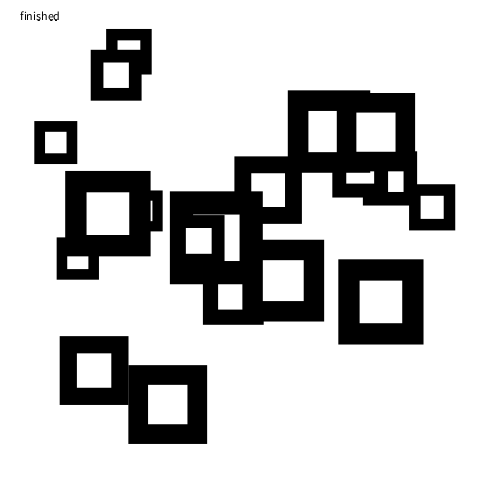
Frame 1 (no input)
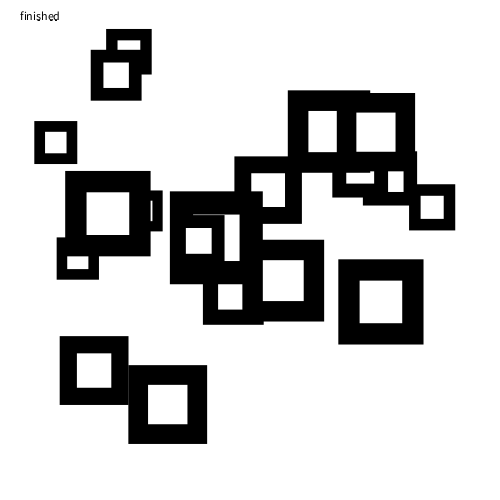
Frame 60 (the mouse pressed at the canvas centre just before this capture)
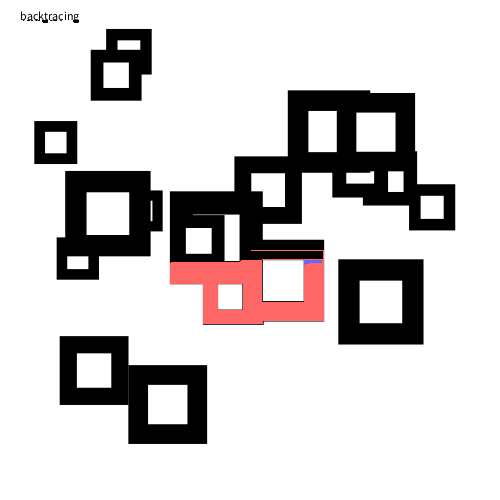
Frame 120 (the mouse held since frame 60 and released just before this capture)

The Processing sketch that drew these frames (run headless with seeded random() and noise(); from frame 60 on, the mouse is pressed at the canvas centre):

// Processing sketch: coding_gestalt__exercise_02_04__filling_shapes
// ── coding_gestalt__exercise_02_04__filling_shapes.pde
///////////////////////////////////////////////////
//                                               //
//  CODING GESTALT  -   GESTALTING CODE          //
//  Lecture 02      -   Excercise 04             //
//                                               //
///////////////////////////////////////////////////
//                                               //
//                                               //
//                FILLING SHAPES                 //
//                                               //
//                                               //
///////////////////////////////////////////////////
//                                               //
//  Implement a filling function in              //
//  >>> moore_fill.pde <<<                       //
//  that uses a moore neighborhood for filling   //
//  a region                                     //
//                                               //
///////////////////////////////////////////////////

import java.util.Stack;

color fg_color = #000000;
color bg_color = #ffffff;
color fill_color = #ff6666;
color track_color = #6666ff;

int speed = 100;
final int FALSE = 0, TRUE = 1, MAYBE = -1;
  
NeumannFill fl;

void setup() {
  size(500, 500);
  reset();
}

void reset() {
  
  // draw something to be filled
  background(bg_color);
  for(int i = 0; i < 20; i++) {
    
    float r = random(40, 100);
    float x = random(r, width - r);
    float y = random(r, height - r);
    
    rectMode(CENTER);
    
    fill(fg_color); noStroke();
    rect(x, y, r, r);
    fill(bg_color);
    rect(x, y, r/2, r/2);
    
  }
  
  // reset our fill tool
  fl = new NeumannFill();
  
}

void draw() {
  for(int i = 0; i < speed; i++) {
    
    int next = fl.hasNext();
    
    switch(next) {
      
      case TRUE:
       label("filling");
        int[] v = fl.getNext();
        set(v, fill_color);
      break;
      
      case MAYBE:
        label("backtracing");
        set(fl.pos, track_color);
        break;
        
      case FALSE:
        label("finished");
        break;
      
    }
  }
}


// modifying get + set to accomodate for vectors ( implemented as int[] arrays ) 
color get(int[] v) {
  return get(v[0], v[1]); 
}

void set(int[] v, color c) {
  set(v[0], v[1], c);
}


// draw a label
void label(String txt) {
  fill(bg_color); rect(0, 0, width, 40);
  fill(fg_color); text(txt, 20, 20); 
}

////////////////// interaction  ////////////////// 

void keyPressed() {
  reset(); 
}
void mousePressed() {
  fl.setStart(mouseX, mouseY);
}



// ── neumann_fill.pde

class NeumannFill {

  Stack<int[]> trace = new Stack();

  int[] pos = {
    -1, -1
  };

  // set the origin of the filling spree
  void setStart(int x, int y) {
    pos = new int[] { 
      x, y
    };
  }

  // from left to right 
  /* int[][] getNeighbors() {
   int x = pos[0];
   int y = pos[1];
   int[][] nbs = new int[8][];
   nbs[0] = new int[] { x - 1, y };
   nbs[1] = new int[] { x - 1, y - 1 };
   nbs[2] = new int[] { x, y - 1 };
   nbs[3] = new int[] { x - 1, y + 1 };
   nbs[4] = new int[] { x + 1, y };
   nbs[5] = new int[] { x + 1, y + 1 };
   nbs[6] = new int[] { x, y + 1 };
   nbs[7] = new int[] { x + 1, y - 1 };
   return nbs;
   }*/

  // going up 45°from left to right 
 /* int[][] getNeighbors() {
    int x = pos[0];
    int y = pos[1];
    int[][] nbs = new int[8][];
    nbs[0] = new int[] {x - 1, y};
    nbs[1] = new int[] {x - 1, y + 1};
    nbs[2] = new int[] {x, y + 1};
    nbs[3] = new int[] {x + 1, y + 1};
    nbs[4] = new int[] {x + 1, y};
    nbs[5] = new int[] {x + 1, y - 1};
    nbs[6] = new int[] {x, y - 1};
    nbs[7] = new int[] {x - 1, y - 1};
    return nbs;
  }*/
  
  // going up 45°from right to left 
  /*int[][] getNeighbors() {
    int x = pos[0];
    int y = pos[1];
    int[][] nbs = new int[8][];
    nbs[0] = new int[] {x, y +1};
    nbs[1] = new int[] {x + 1, y + 1};
    nbs[2] = new int[] {x, y + 1};
    nbs[3] = new int[] {x + 1, y - 1};
    nbs[4] = new int[] {x, y - 1};
    nbs[5] = new int[] {x - 1, y - 1};
    nbs[6] = new int[] {x - 1, y};
    nbs[7] = new int[] {x - 1, y + 1};
    return nbs;
  }*/
  
  // going up in 45° 
 /*int[][] getNeighbors() {
    int x = pos[0];
    int y = pos[1];
    int[][] nbs = new int[7][];
    nbs[0] = new int[] {x - 1, y + 1};
    nbs[1] = new int[] {x, y + 1};
    nbs[2] = new int[] {x + 1, y + 1};
    nbs[3] = new int[] {x + 1, y};
    nbs[4] = new int[] {x + 1, y - 1};
    nbs[5] = new int[] {x, y - 1};
    nbs[6] = new int[] {x - 1, y - 1};
    nbs[7] = new int[] {x -1, y};
    return nbs;
  }*/
  
  // rising up 
  int[][] getNeighbors() {
   int x = pos[0];
   int y = pos[1];
   int[][] nbs = new int[8][];
   nbs[0] = new int[] { x + 1, y };
   nbs[1] = new int[] { x + 1, y + 1 };
   nbs[2] = new int[] { x, y + 1 };
   nbs[3] = new int[] { x - 1, y + 1 };
   nbs[4] = new int[] { x - 1, y };
   nbs[5] = new int[] { x + 1, y - 1 };
   nbs[6] = new int[] { x, y - 1 };
   nbs[7] = new int[] { x - 1, y - 1 };
   return nbs;
   }

  // move to the next pixel
  int[] getNext() {
    pos = trace.peek();
    return pos;
  }


  int hasNext() {

    int[][] nbs = getNeighbors();

    // if we find a free pixel push it to the stack
    for (int i = 0; i < 8; i++) {
      int[] nb = nbs[i];
      if ( get(nb) == fg_color ) {
        trace.push(nb);
        return TRUE;
      }
    }

    // otherwise pop from the stack and try again (later)
    if (!trace.empty()) {
      pos = trace.pop();
      return MAYBE;
    }

    // give up
    return FALSE;
  }
}
